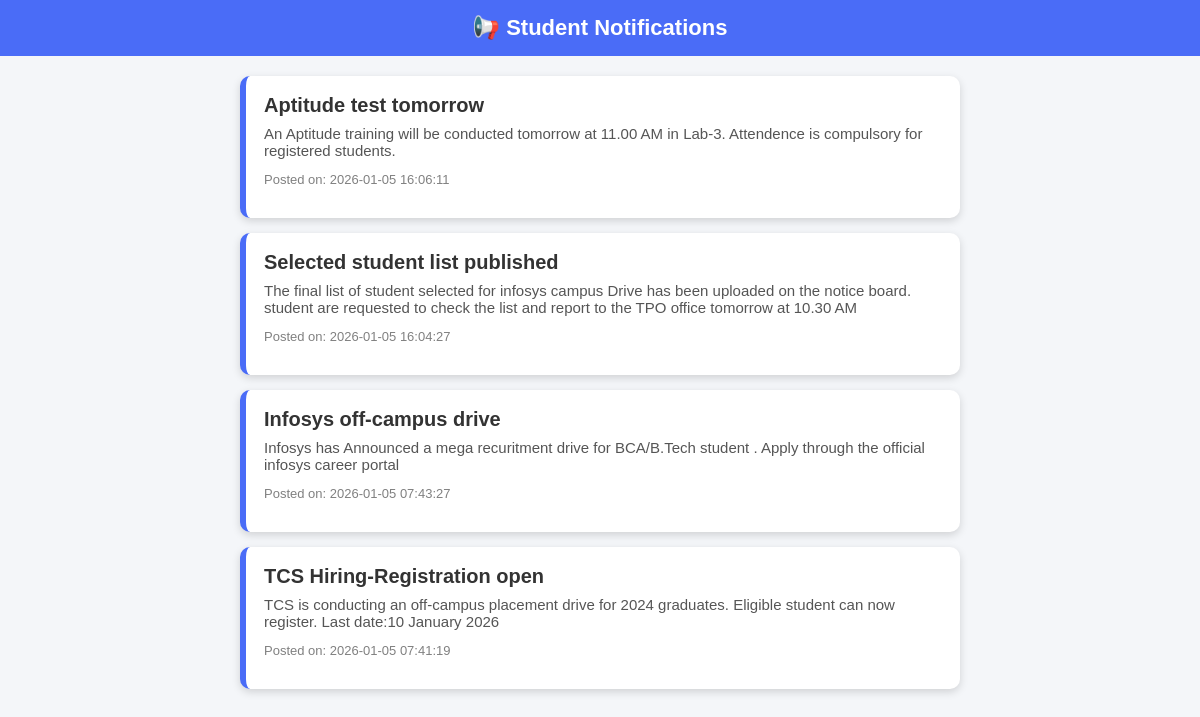
The page /student_notification.php on the database its author committed.
### tables this page shows
CREATE TABLE `notifications` (
  `id` int(11) NOT NULL,
  `title` varchar(255) DEFAULT NULL,
  `message` text DEFAULT NULL,
  `user_type` varchar(50) DEFAULT NULL,
  `status` int(11) DEFAULT 0,
  `created_at` timestamp NOT NULL DEFAULT current_timestamp()
);

### student_notification.php (the view, shortened to what this page needs)
<?php
include 'db_connect.php';
$noti = mysqli_query($conn, "SELECT * FROM notifications WHERE user_type='student' ORDER BY id DESC");
?>
<!DOCTYPE html>
<html lang="en">
<head>
</head>
<body>
<div class="header">📢 Student Notifications</div>
<div class="container">
<?php
if(mysqli_num_rows($noti) > 0){
    while($row = mysqli_fetch_assoc($noti)){
?>
    <div class="noti-box">
        <p class="title"><?php echo $row['title']; ?></p>
        <p class="message"><?php echo $row['message']; ?></p>
        <p class="time">Posted on: <?php echo $row['created_at']; ?></p>
    </div>
<?php
    }
} else {
    echo "<h3>No Notifications Available</h3>";
}
?>
</div>
</body>
</html>

### student_notification.php (style rules this page uses)
body { font-family: Arial, sans-serif; background: #f4f6f9; margin: 0; padding: 0; }
.header { background: #4A6CF7; color: white; padding: 15px; text-align: center; font-size: 22px; font-weight: bold; }
.container { width: 60%; margin: 20px auto; }
.noti-box { background: white; padding: 18px; margin-bottom: 15px; border-radius: 10px; box-shadow: 0 3px 8px rgba(0,0,0,0.15); transition: 0.3s; border-left: 6px solid #4A6CF7; }
.title { font-size: 20px; font-weight: bold; color: #333; margin: 0; }
.message { font-size: 15px; color: #555; margin: 8px 0; }
.time { font-size: 13px; color: gray; }

### rows shown on the page
notifications: title "Aptitude test tomorrow", message "An Aptitude training will be conducted tomorrow at 11.00 AM in Lab-3. Attendence is compulsory for registered students.", created_at "2026-01-05 16:06:11"
notifications: title "Selected student list published", message "The final list of student selected for infosys campus Drive has been uploaded on the notice board. student are requested to check the list and report to the TPO office tomorrow at 10.30 AM", created_at "2026-01-05 16:04:27"
notifications: title "Infosys off-campus drive", message "Infosys has Announced a mega recuritment drive for BCA/B.Tech student . Apply through the official infosys career portal", created_at "2026-01-05 07:43:27"
notifications: title "TCS Hiring-Registration open", message "TCS is conducting an off-campus placement drive for 2024 graduates. Eligible student can now register. Last date:10 January 2026", created_at "2026-01-05 07:41:19"
